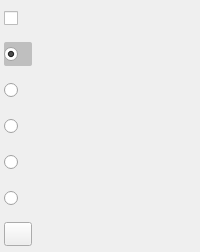
   <widget class="QWidget" name="toolsWindow">
    <property name="minimumSize">
     <size>
      <width>36</width>
      <height>252</height>
     </size>
    </property>
    <property name="maximumSize">
     <size>
      <width>16777215</width>
      <height>16777215</height>
     </size>
    </property>
    <property name="windowTitle">
     <string>ToolsWindow</string>
    </property>
    <property name="styleSheet">
     <string notr="true">#toolsWindow{
	background-color: #55000000;
}</string>
    </property>
    <layout class="QVBoxLayout" name="verticalLayout">
     <property name="spacing">
      <number>0</number>
     </property>
     <property name="leftMargin">
      <number>0</number>
     </property>
     <property name="topMargin">
      <number>0</number>
     </property>
     <property name="rightMargin">
      <number>0</number>
     </property>
     <property name="bottomMargin">
      <number>0</number>
     </property>
     <item>
      <widget class="QCheckBox" name="chkColorPick">
       <property name="minimumSize">
        <size>
         <width>36</width>
         <height>36</height>
        </size>
       </property>
       <property name="maximumSize">
        <size>
         <width>36</width>
         <height>36</height>
        </size>
       </property>
       <property name="toolTip">
        <string>色板</string>
       </property>
       <property name="styleSheet">
        <string notr="true">QCheckBox{
	margin: 6px 4px 6px 4px;
}

QCheckBox:unchecked{
	border-image: url(:/tools/tools/pick-normal.png);
}

QCheckBox:checked{
	border-radius: 2px;
	background-color:#33000000;
	border-image: url(:/tools/tools/pick-press.png);
}

QCheckBox::indicator {
	background-color: #0075ff;
	margin:5px;
    width: 18px;
    height: 14px;
	image: none;
}</string>
       </property>
       <property name="text">
        <string/>
       </property>
      </widget>
     </item>
     <item>
      <widget class="QRadioButton" name="rdoPen">
       <property name="minimumSize">
        <size>
         <width>36</width>
         <height>36</height>
        </size>
       </property>
       <property name="maximumSize">
        <size>
         <width>36</width>
         <height>36</height>
        </size>
       </property>
       <property name="toolTip">
        <string>画笔</string>
       </property>
       <property name="styleSheet">
        <string notr="true">QRadioButton{
	margin: 6px 4px 6px 4px;
}

QRadioButton:unchecked{
	border-image: url(:/tools/tools/pick-normal.png);
}

QRadioButton:checked{
	border-radius: 2px;
	background-color:#33000000;
	border-image: url(:/tools/tools/pick-press.png);
}

QRadioButton::indicator:unchecked {
    width: 28px;
    height: 24px;
	image:none;
	border-image: url(:/tools/tools/pen-normal.png);
}
QRadioButton::indicator:checked {
    width: 28px;
    height: 24px;
	image:none;
	border-image: url(:/tools/tools/pen-hover.png);
}
QRadioButton::indicator:hover {
	border-image: url(:/tools/tools/pen-hover.png);
}</string>
       </property>
       <property name="text">
        <string/>
       </property>
       <property name="checked">
        <bool>true</bool>
       </property>
      </widget>
     </item>
     <item>
      <widget class="QRadioButton" name="rdoLine">
       <property name="minimumSize">
        <size>
         <width>36</width>
         <height>36</height>
        </size>
       </property>
       <property name="maximumSize">
        <size>
         <width>36</width>
         <height>36</height>
        </size>
       </property>
       <property name="toolTip">
        <string>直线</string>
       </property>
       <property name="styleSheet">
        <string notr="true">QRadioButton{
	margin: 6px 4px 6px 4px;
}

QRadioButton:unchecked{
	border-image: url(:/tools/tools/pick-normal.png);
}

QRadioButton:checked{
	border-radius: 2px;
	background-color:#33000000;
	border-image: url(:/tools/tools/pick-press.png);
}

QRadioButton::indicator:unchecked{
    width: 28px;
    height: 24px;
	image: none;
	border-image: url(:/tools/tools/line-normal.png);
}
QRadioButton::indicator:checked{
    width: 28px;
    height: 24px;
	image: none;
	border-image: url(:/tools/tools/line-hover.png);
}
QRadioButton::indicator:hover {
	border-image: url(:/tools/tools/line-hover.png);
}</string>
       </property>
       <property name="text">
        <string/>
       </property>
      </widget>
     </item>
     <item>
      <widget class="QRadioButton" name="rdoShape">
       <property name="minimumSize">
        <size>
         <width>36</width>
         <height>36</height>
        </size>
       </property>
       <property name="maximumSize">
        <size>
         <width>36</width>
         <height>36</height>
        </size>
       </property>
       <property name="toolTip">
        <string>图形</string>
       </property>
       <property name="styleSheet">
        <string notr="true">QRadioButton{
	margin: 6px 4px 6px 4px;
}

QRadioButton:unchecked{
	border-image: url(:/tools/tools/pick-normal.png);
}

QRadioButton:checked{
	border-radius: 2px;
	background-color:#33000000;
	border-image: url(:/tools/tools/pick-press.png);
}

QRadioButton::indicator:unchecked {
    width: 28px;
    height: 24px;
	image: none;
	border-image: url(:/tools/tools/shape-normal.png);
}
QRadioButton::indicator:checked{
    width: 28px;
    height: 24px;
	image: none;
	border-image: url(:/tools/tools/shape-hover.png);
}

QRadioButton::indicator:hover {
	border-image: url(:/tools/tools/shape-hover.png);
}</string>
       </property>
       <property name="text">
        <string/>
       </property>
      </widget>
     </item>
     <item>
      <widget class="QRadioButton" name="rdoEraser">
       <property name="minimumSize">
        <size>
         <width>36</width>
         <height>36</height>
        </size>
       </property>
       <property name="maximumSize">
        <size>
         <width>36</width>
         <height>36</height>
        </size>
       </property>
       <property name="toolTip">
        <string>橡皮擦</string>
       </property>
       <property name="styleSheet">
        <string notr="true">QRadioButton{
	margin: 6px 4px 6px 4px;
}

QRadioButton:unchecked{
	border-image: url(:/tools/tools/pick-normal.png);
}

QRadioButton:checked{
	border-radius: 2px;
	background-color:#33000000;
	border-image: url(:/tools/tools/pick-press.png);
}

QRadioButton::indicator:unchecked {
    width: 28px;
    height: 24px;
	image: none;
	border-image: url(:/tools/tools/eraser-normal.png);
}

QRadioButton::indicator:checked {
    width: 28px;
    height: 24px;
	image: none;
	border-image: url(:/tools/tools/eraser-hover.png);
}

QRadioButton::indicator:hover {
	border-image: url(:/tools/tools/eraser-hover.png);
}</string>
       </property>
       <property name="text">
        <string/>
       </property>
      </widget>
     </item>
     <item>
      <widget class="QRadioButton" name="rdoSelect">
       <property name="minimumSize">
        <size>
         <width>36</width>
         <height>36</height>
        </size>
       </property>
       <property name="maximumSize">
        <size>
         <width>36</width>
         <height>36</height>
        </size>
       </property>
       <property name="toolTip">
        <string>选择</string>
       </property>
       <property name="styleSheet">
        <string notr="true">QRadioButton{
	margin: 6px 4px 6px 4px;
}

QRadioButton:unchecked{
	border-image: url(:/tools/tools/pick-normal.png);
}

QRadioButton:checked{
	border-radius: 2px;
	background-color:#33000000;
	border-image: url(:/tools/tools/pick-press.png);
}


QRadioButton::indicator:unchecked {
    width: 28px;
    height: 24px;
	image: none;
	border-image: url(:/tools/tools/select-normal.png);
}

QRadioButton::indicator:checked {
    width: 28px;
    height: 24px;
	image: none;
	border-image: url(:/tools/tools/select-hover.png);
}

QRadioButton::indicator:hover {
	border-image: url(:/tools/tools/select-hover.png);
}</string>
       </property>
       <property name="text">
        <string/>
       </property>
      </widget>
     </item>
     <item>
      <widget class="QPushButton" name="btnClear">
       <property name="minimumSize">
        <size>
         <width>36</width>
         <height>36</height>
        </size>
       </property>
       <property name="maximumSize">
        <size>
         <width>36</width>
         <height>36</height>
        </size>
       </property>
       <property name="toolTip">
        <string>清除</string>
       </property>
       <property name="styleSheet">
        <string notr="true">QPushButton {
	margin: 6px 4px 6px 4px;
	border-image: url(:/tools/tools/clear-normal.png);
}

QPushButton:pressed {
	border-image: url(:/tools/tools/clear-press.png);
}</string>
       </property>
       <property name="text">
        <string/>
       </property>
      </widget>
     </item>
    </layout>
   </widget>
